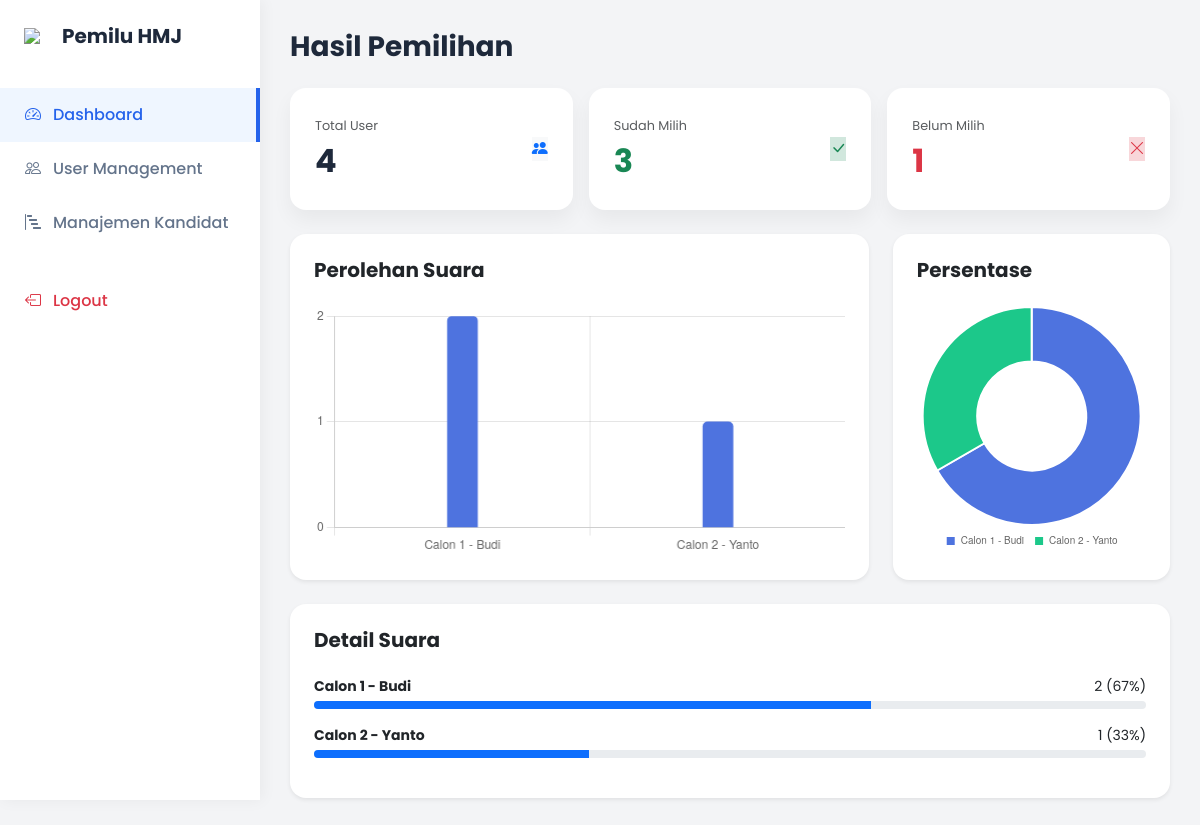
/dashboard_admin.php (signed in), run on the app's committed database.
### tables this page shows
CREATE TABLE `kandidat` (
  `id` int(11) NOT NULL,
  `nama_calon` varchar(100) DEFAULT NULL,
  `angkatan` varchar(20) DEFAULT NULL,
  `foto` varchar(100) DEFAULT 'default.jpg',
  `visi` text DEFAULT NULL,
  `misi` text DEFAULT NULL,
  `jumlah_suara` int(11) DEFAULT 0
);

### dashboard_admin.php (the view, shortened to what this page needs)
<?php
include 'koneksi.php';
$total_user = mysqli_num_rows(mysqli_query($koneksi, "SELECT * FROM users WHERE role='mahasiswa'"));
$sudah_milih = mysqli_num_rows(mysqli_query($koneksi, "SELECT * FROM users WHERE status_vote='sudah'"));
$belum_milih = $total_user - $sudah_milih;
$nama_kandidat = [];
$suara_kandidat = [];
$q_chart = mysqli_query($koneksi, "SELECT * FROM kandidat ORDER BY id ASC");
while($c = mysqli_fetch_assoc($q_chart)){
    $nama_kandidat[] = $c['nama_calon'];
    $suara_kandidat[] = $c['jumlah_suara'];
}
?>
<!DOCTYPE html>
<html lang="id">
<head>
    <link href="https://cdn.jsdelivr.net/npm/bootstrap@5.3.0/dist/css/bootstrap.min.css" rel="stylesheet">
    <link href="https://cdn.jsdelivr.net/npm/bootstrap-icons@1.10.0/font/bootstrap-icons.css" rel="stylesheet">
    <link rel="stylesheet" href="assets/style.css">
</head>
<body>
    <div class="sidebar" id="mySidebar">
        <div class="p-4 mb-3 d-flex align-items-center gap-2 justify-content-between">
            <div class="d-flex align-items-center gap-2">
                <img src="https://cdn-icons-png.flaticon.com/512/2231/2231649.png" width="30">
                <h5 class="fw-bold m-0">Pemilu HMJ</h5>
            </div>
        </div>
        <nav class="nav flex-column">
            <a class="nav-link active" href="dashboard_admin.php"><i class="bi bi-speedometer2"></i> Dashboard</a>
            <a class="nav-link" href="users_admin.php"><i class="bi bi-people"></i> User Management</a>
            <a class="nav-link" href="kandidat_admin.php"><i class="bi bi-bar-chart-steps"></i> Manajemen Kandidat</a>
            <a class="nav-link text-danger mt-4" href="logout.php"><i class="bi bi-box-arrow-left"></i> Logout</a>
        </nav>
    </div>
    <div class="main-content">
        <h3 class="fw-bold mb-4 d-none d-md-block">Hasil Pemilihan</h3>
        <div class="row g-3 mb-4">
            <div class="col-6 col-md-4"> <div class="stat-card h-100">
                    <div>
                        <small class="text-muted" style="font-size: 0.8rem;">Total User</small>
                        <div class="stat-number fs-2"><?= $total_user ?></div>
                    </div>
                    <div class="icon-box bg-light text-primary d-none d-sm-flex"><i class="bi bi-people-fill"></i></div>
                </div>
            </div>
            <div class="col-6 col-md-4">
                <div class="stat-card h-100">
                    <div>
                        <small class="text-muted" style="font-size: 0.8rem;">Sudah Milih</small>
                        <div class="stat-number text-success fs-2"><?= $sudah_milih ?></div>
                    </div>
                    <div class="icon-box bg-success-subtle text-success d-none d-sm-flex"><i class="bi bi-check-lg"></i></div>
                </div>
            </div>
            <div class="col-12 col-md-4"> <div class="stat-card h-100">
                    <div>
                        <small class="text-muted" style="font-size: 0.8rem;">Belum Milih</small>
                        <div class="stat-number text-danger fs-2"><?= $belum_milih ?></div>
                    </div>
                    <div class="icon-box bg-danger-subtle text-danger d-none d-sm-flex"><i class="bi bi-x-lg"></i></div>
                </div>
            </div>
        </div>
        <div class="row g-4 mb-4">
            <div class="col-md-8">
                <div class="card p-3 p-md-4 border-0 shadow-sm rounded-4 h-100">
                    <h5 class="fw-bold mb-4">Perolehan Suara</h5>
                    <div style="height: 250px; position: relative;">
                        <canvas id="barChart"></canvas>
                    </div>
                </div>
            </div>
            <div class="col-md-4">
                <div class="card p-3 p-md-4 border-0 shadow-sm rounded-4 h-100">
                    <h5 class="fw-bold mb-4">Persentase</h5>
                    <div style="height: 250px; display: flex; justify-content: center; position: relative;">
                        <canvas id="pieChart"></canvas>
                    </div>
                </div>
            </div>
        </div>
        <div class="card p-3 p-md-4 border-0 shadow-sm rounded-4">
            <h5 class="fw-bold mb-4">Detail Suara</h5>
            <?php
            mysqli_data_seek($q_chart, 0);
            while($k = mysqli_fetch_assoc($q_chart)) {
                $persen = ($sudah_milih > 0) ? round(($k['jumlah_suara'] / $sudah_milih) * 100) : 0;
            ?>
                <div class="mb-3">
                    <div class="d-flex justify-content-between mb-1 small">
                        <span class="fw-bold"><?= $k['nama_calon'] ?></span>
                        <span><?= $k['jumlah_suara'] ?> (<?= $persen ?>%)</span>
                    </div>
                    <div class="progress" style="height: 8px;">
                        <div class="progress-bar bg-primary" style="width: <?= $persen ?>%"></div>
                    </div>
                </div>
            <?php } ?>
        </div>
    </div>
    <script>
        const labels = <?= json_encode($nama_kandidat) ?>;
        const dataSuara = <?= json_encode($suara_kandidat) ?>;
        const backgroundColors = ['#4e73df', '#1cc88a', '#36b9cc', '#f6c23e', '#e74a3b'];
        const ctxBar = document.getElementById('barChart').getContext('2d');
        new Chart(ctxBar, {
            type: 'bar',
            data: {
                labels: labels,
                datasets: [{
                    label: 'Suara',
                    data: dataSuara,
                    backgroundColor: '#4e73df',
                    borderRadius: 5,
                    barThickness: 30
                }]
            },
            options: {
                responsive: true,
                maintainAspectRatio: false, // PENTING AGAR TIDAK PENYET DI HP
                scales: { y: { beginAtZero: true, ticks: { stepSize: 1 } } },
                plugins: { legend: { display: false } }
            }
        });
        const ctxPie = document.getElementById('pieChart').getContext('2d');
        new Chart(ctxPie, {
            type: 'doughnut',
            data: {
                labels: labels,
                datasets: [{
                    data: dataSuara,
                    backgroundColor: backgroundColors,
                    hoverOffset: 4
                }]
            },
            options: {
                responsive: true,
                maintainAspectRatio: false, // PENTING AGAR TIDAK PENYET DI HP
                plugins: { legend: { position: 'bottom', labels: { boxWidth: 10, font: { size: 10 } } } }
            }
        });
    </script>
</body>
</html>

### assets/style.css (style rules this page uses)
:root { --primary-color: #2563eb; --primary-dark: #1e40af; --primary-gradient: linear-gradient(135deg, #2563eb 0%, #1d4ed8 100%); --bg-light: #f3f4f6; --text-dark: #1e293b; --text-box-bg: #f0f7ff; --card-shadow: 0 10px 20px rgba(0, 0, 0, 0.05); }
body { font-family: 'Poppins', sans-serif; background-color: var(--bg-light); color: var(--text-dark); margin: 0; overflow-x: hidden; }
html { scroll-behavior: smooth; }
.sidebar { width: 260px; height: 100vh; position: fixed; top: 0; left: 0; background: white; box-shadow: 2px 0 15px rgba(0,0,0,0.05); z-index: 1000; overflow-y: auto; display: flex; flex-direction: column; }
.main-content { margin-left: 260px; padding: 30px; min-height: 100vh; transition: margin-left 0.3s ease; }
.sidebar .nav-link { color: #64748b; padding: 15px 25px; font-weight: 500; display: flex; align-items: center; gap: 12px; transition: 0.3s; text-decoration: none; }
.sidebar .nav-link:hover, .sidebar .nav-link.active { color: var(--primary-color); background: #eff6ff; border-right: 4px solid var(--primary-color); }
.stat-card { background: white; padding: 25px; border-radius: 16px; box-shadow: var(--card-shadow); display: flex; align-items: center; justify-content: space-between; }
.stat-number { font-size: 2rem; font-weight: 700; color: var(--text-dark); }

### data on the page
kandidat: nama_calon "Calon 1 - Budi", jumlah_suara "2", jumlah_suara "67"
kandidat: nama_calon "Calon 2 - Yanto", jumlah_suara "1", jumlah_suara "33"

### other printed values
$total_user "4"
$sudah_milih "3"
$belum_milih "1"
chart data {{ json_encode($nama_kandidat) }} ["Calon 1 - Budi","Calon 2 - Yanto"]
chart data {{ json_encode($suara_kandidat) }} ["2","1"]
